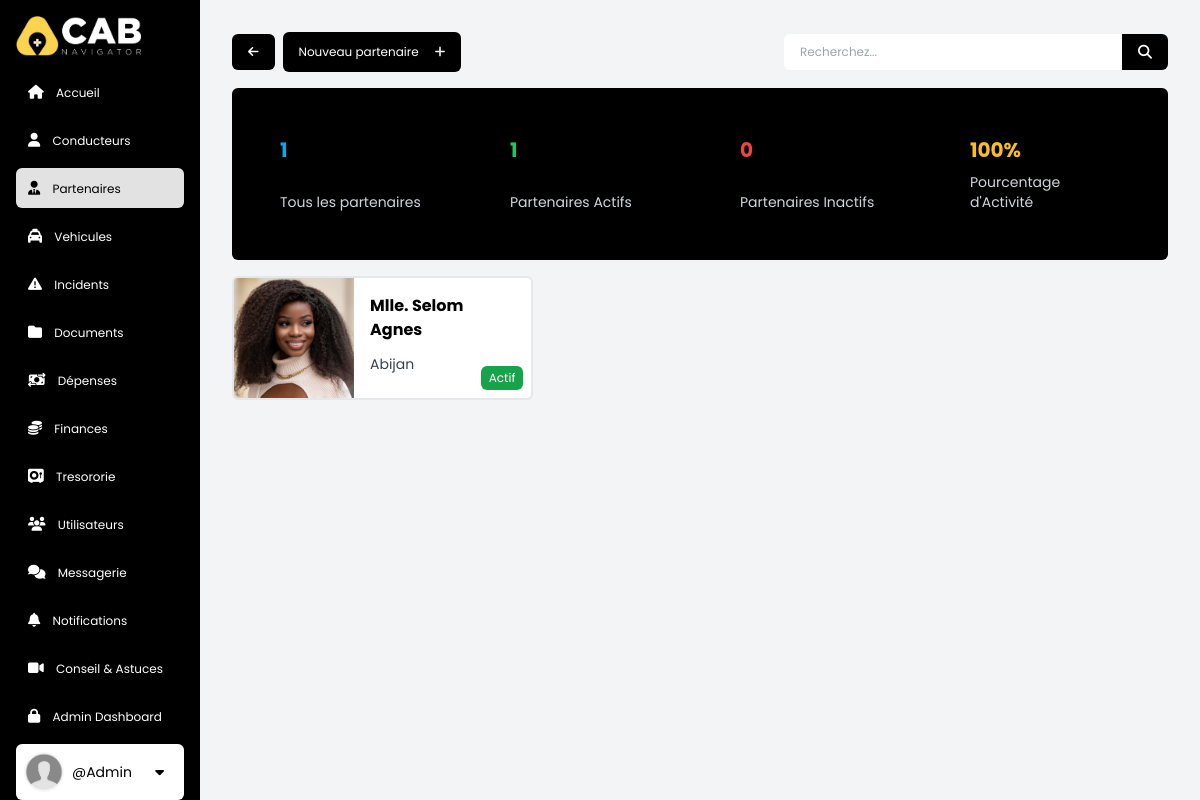
The page /partners/ (signed in) on the database its author committed.
### accounts/models.py (models this page shows, shortened)
class CustomUser(AbstractBaseUser, PermissionsMixin):
    pass
    email = models.EmailField(db_index=True, unique=True, max_length=255)
    username = models.CharField(
        max_length=255, unique=True,  blank=True, null=True)
    first_name = models.CharField(max_length=255)
    last_name = models.CharField(max_length=255)
    phone = models.CharField(max_length=255, blank=True, null=True)
    role = models.ForeignKey(
        Role, on_delete=models.SET_NULL, blank=True, null=True,)
    is_active = models.BooleanField(default=True)
    is_staff = models.BooleanField(default=False)
    is_superuser = models.BooleanField(default=False)
    objects = CustomUserManager()
    USERNAME_FIELD = 'email'
    REQUIRED_FIELDS = []

### base/models.py (models this page shows, shortened)
class Partner(models.Model):
    user = models.OneToOneField(CustomUser, on_delete=models.CASCADE)
    commission = models.IntegerField(null=False, blank=True, default='0')
    civility = models.CharField(max_length=50, default='', choices=civ_titles)
    first_name = models.CharField(
        max_length=255, default='', null=True, blank=True)
    last_name = models.CharField(
        max_length=255, default='', null=True, blank=True)
    martital_status = models.CharField(
        max_length=50, default='', choices=marital_statuses)
    nationality = CountryField(
        blank_label="", blank=True, null=True)
    date_of_birth = models.DateField(null=True, blank=True)
    place_of_birth = models.CharField(max_length=255, default='',)
    city = models.CharField(max_length=255, default='',)
    phone = models.CharField(max_length=255, default='',)
    address = models.CharField(max_length=255, default='',)
    bio = models.CharField(max_length=1000, blank=True, null=True)
    image = models.ImageField(upload_to='partners/', blank=True, null=True)
    date_joined = models.DateTimeField(auto_now=True)
    is_active = models.BooleanField(default=False)

### base/views.py (the view)
# urls.py: path('partners/', partners, name='partners'),
@login_required(login_url='login')
def partners(req):
    user = req.user
    if user.role.sec_level < 3:
        return redirect(req.META.get('HTTP_REFERER', '/'))
    query = req.GET.get('query') if req.GET.get('query') != None else ''
    partners = Partner.objects.filter(
        Q(city__icontains=query)
        | Q(address__icontains=query)
        | Q(user__first_name__icontains=query)
        | Q(user__last_name__icontains=query)
    )
    ordering = ['date_joined']
    partner_count = Partner.objects.all().count()
    if partner_count > 0:
        activ_count = Partner.objects.filter(is_active=True).count()
        inactiv_count = Partner.objects.filter(is_active=False).count()
        activity_percent = activ_count * 100 / partner_count
    else:
        activ_count = 0
        inactiv_count = 0
        activity_percent = 0
    context = {
        "partners_page": "active",
        'title': 'partners',
        'partners': partners,
        'ordering': ordering,
        'partner_count': partner_count,
        'activ_count': activ_count,
        'inactiv_count': inactiv_count,
        'activity_percent': activity_percent,
    }
    return render(req, 'base/partners.html', context)

### base/templates/base/partners.html
{% extends 'main.html' %} {% load static %} {% block content %}
<nav
  class="mx-auto flex justify-between items-center gap-2 items-center text-xs w-full"
>
  <div class="flex items-center gap-2">
    <a
      href="{{request.META.HTTP_REFERER}}"
      class="px-4 py-3 bg-black text-white hover:bg-yellow-400 hover:text-black rounded-md flex justify-between items-center transition duration-300 ease-in-out"
      ><i class="fa-solid fa-arrow-left"></i
    ></a>
    {% if user.role.sec_level >= 3 %}
    <a
      href="{% url 'create_partner' %}"
      class="px-4 py-3 bg-black text-white hover:bg-amber-300 hover:text-black rounded-md flex justify-between items-center transition duration-300 ease-in-out"
      ><span class="hidden md:inline">Nouveau partenaire</span
      ><i class="fa-solid fa-plus md:ml-4"></i
    ></a>
  </div>
  {% endif %} {% include 'components/searchbar.html' %}
</nav>
<section id="stats" class="mt-4 w-full bg-black p-6 rounded-md">
  <div
    class="text-gray-300 grid grid-cols-1 md:grid-cols-2 lg:grid-cols-4 gap-8"
  >
    <div class="p-6 flex flex-col justify-between">
      <h4 class="text-sky-500 text-xl font-bold">{{partner_count}}</h4>
      <p class="mt-2 text-sm">Tous les partenaires</p>
    </div>
    <div class="p-6 flex flex-col justify-between">
      <h4 class="text-green-500 text-xl font-bold">{{activ_count}}</h4>
      <p class="mt-2 text-sm">Partenaires Actifs</p>
    </div>
    <div class="p-6 flex flex-col justify-between">
      <h4 class="text-red-500 text-xl font-bold">{{inactiv_count}}</h4>
      <p class="mt-2 text-sm">Partenaires Inactifs</p>
    </div>
    <div class="p-6 flex flex-col justify-between">
      <h4 class="text-amber-400 text-xl font-bold">
        {{activity_percent|floatformat}}%
      </h4>
      <p class="mt-2 text-sm">Pourcentage d'Activité</p>
    </div>
  </div>
</section>
<section id="partners" class="py-4 w-full text-left">
  <div class="w-full mx-auto">
    {% if not partners %}
    {% include 'components/no_data.html' %}
    {% else %}
    <div
      class="grid grid-cols-1 md:grid-cols-2 lg:grid-cols-3 xl:grid-cols-4 gap-4"
    >
      {% for obj in partners %}
      <div
        class="relative flex flex-col border border-2 hover:border-gray-800 bg-white rounded-md transition duration-300 ease-in-out overflow-hidden"
      >
        {% if obj.is_active %}
        <span
          class="absolute bottom-2 right-2 px-2 py-1 rounded-md bg-green-600 text-xs text-white"
        >
          Actif
        </span>
        {% else %}
        <span
          class="absolute bottom-2 right-2 px-2 py-1 rounded-md bg-red-600 text-xs text-white"
        >
          Inactif
        </span>
        {% endif %}
        <a href="{% url 'partner' obj.id  %}" class="flex">
          {% if not obj.image %}
          <img
            class="h-full w-[120px] object-cover"
            src="{% static 'imgs/partner.jpg' %}"
            alt="partner image"
          />
          {% else %}
          <img
            class="h-full w-[120px] object-cover"
            src="{{obj.image.url}}"
            alt="partner image"
          />
          {% endif %}
          <div class="p-4 flex flex-col justify-between w-80">
            <h4 class="text-black text-md font-bold">
              {{obj.civility}} {{obj.user.last_name}} {{obj.user.first_name}}
            </h4>
            <p class="py-2 text-sm">{{obj.city}}</p>
          </div>
        </a>
      </div>
      {% endfor %}
    </div>
    {% endif %}
  </div>
</section>
{% endblock %}

### templates/sidebar.html (shortened to what this page needs)
{% load static %}
<div
  class="bg-black text-white w-[60px] md:w-20 p-2 md:p-4 lg:w-[200px] xl:w-[300px] h-screen fixed overflow-y-auto"
>
  <a class="lg: mb-4 flex items-center" href="{% url 'home' %}">
    <img
      class="hidden lg:inline lg:h-10 mx-auto lg:mx-0 lg:mr-2"
      src="{% static 'imgs/logo-w.png' %}"
      alt="logo"
    />
  </a>
  <ul class="flex flex-col mx-auto items-center lg:items-start">
    <a
      class="mb-2 lg:px-3 py-2 text-center lg:text-left rounded-md hover:bg-white hover:text-black transition ease-in duration-200 w-full {{home_page}}"
      href="{% url 'home' %}"
    >
      <i class="fa-solid fa-house text-sm lg:mr-2"></i>
      <span class="hidden lg:inline lg:text-xs xl:text-base">Accueil </span>
    </a>
    {% if user.role.sec_level >= 3 %}
    <a
      class="mb-2 lg:px-3 py-2 text-center lg:text-left rounded-md hover:bg-white hover:text-black transition ease-in duration-200 w-full {{drivers_page}}"
      href="{% url 'drivers' %}"
    >
      <i class="fa-solid fa-user text-sm lg:mr-2"></i>
      <span class="hidden lg:inline lg:text-xs xl:text-base">Conducteurs </span>
    </a>
    <a
      class="mb-2 lg:px-3 py-2 text-center lg:text-left rounded-md hover:bg-white hover:text-black transition ease-in duration-200 w-full {{partners_page}}"
      href="{% url 'partners' %}"
    >
      <i class="fa-solid fa-user-tie text-sm lg:mr-2"></i>
      <span class="hidden lg:inline lg:text-xs xl:text-base">Partenaires </span>
    </a>
    <a
      class="mb-2 lg:px-3 py-2 text-center lg:text-left rounded-md hover:bg-white hover:text-black transition ease-in duration-200 w-full {{vehicles_page}}"
      href="{% url 'vehicles' %}"
    >
      <i class="fa-solid fa-taxi text-sm lg:mr-2"></i>
      <span class="hidden lg:inline lg:text-xs xl:text-base">Vehicules</span>
    </a>
    {% endif %}
    <a
      class="mb-2 lg:px-3 py-2 text-center lg:text-left rounded-md hover:bg-white hover:text-black transition ease-in duration-200 w-full {{incidents_page}}"
      href="{% url 'incidents' %}"
    >
      <i class="fa-solid fa-triangle-exclamation text-sm lg:mr-2"></i>
      <span class="hidden lg:inline lg:text-xs xl:text-base">Incidents </span>
    </a>
    {% if user.role.sec_level >= 3 %}
    <a
      class="mb-2 lg:px-3 py-2 text-center lg:text-left rounded-md hover:bg-white hover:text-black transition ease-in duration-200 w-full {{documents_page}}"
      href="{% url 'documents' %}"
    >
      <i class="fa-solid fa-folder text-sm lg:mr-2"></i>
      <span class="hidden lg:inline lg:text-xs xl:text-base"> Documents </span>
    </a>
    <a
      class="mb-2 lg:px-3 py-2 text-center lg:text-left rounded-md hover:bg-white hover:text-black transition ease-in duration-200 w-full {{expenses_page}}"
      href="{% url 'expenses' %}"
    >
      <i class="fa-solid fa-money-bill-transfer text-sm lg:mr-2"></i>
      <span class="hidden lg:inline lg:text-xs xl:text-base"> Dépenses </span>
    </a>
    {% endif %}
    <a
      class="mb-2 lg:px-3 py-2 text-center lg:text-left rounded-md hover:bg-white hover:text-black transition ease-in duration-200 w-full  {{finance_page}}"
      href="{% url 'finances' %}"
    >
      <i class="fa-solid fa-coins lg:text-sm lg:mr-2"></i>
      <span class="hidden lg:inline lg:text-xs xl:text-base"> Finances </span>
    </a>
    {% if user.role.sec_level >= 3 %}
    <a
      class="mb-2 lg:px-3 py-2 text-center lg:text-left rounded-md hover:bg-white hover:text-black transition ease-in duration-200 w-full  {{vaults_page}}"
      href="{% url 'vaults' %}"
      ><i class="fa-solid fa-vault text-sm lg:mr-2"></i>
      <span class="hidden lg:inline lg:text-xs xl:text-base"> Tresororie </span>
    </a>
    <a
      class="mb-2 lg:px-3 py-2 text-center lg:text-left rounded-md hover:bg-white hover:text-black transition ease-in duration-200 w-full  {{users_page}}"
      href="{% url 'users' %}"
      ><i class="fa-solid fa-users text-sm lg:mr-2"></i>
      <span class="hidden lg:inline lg:text-xs xl:text-base">
        Utilisateurs
      </span>
    </a>
    {% endif %}
    <a
      class="mb-2 lg:px-3 py-2 text-center lg:text-left rounded-md hover:bg-white hover:text-black transition ease-in duration-200 w-full {{chats_page}}"
      href="{% url 'chats' %}"
    >
      <i class="fa-solid fa-comments text-sm lg:mr-2"></i>
      <span class="hidden lg:inline lg:text-xs xl:text-base"> Messagerie </span>
    </a>
    <a
      class="relative mb-2 lg:px-3 py-2 text-center lg:text-left rounded-md hover:bg-white hover:text-black transition ease-in duration-200 w-full {{notifications_page}}"
      href="{% url 'notifications' %}"
    >
      <i class="text-sm fa-solid fa-bell text-sm lg:mr-2"></i>
      <span class="hidden lg:inline lg:text-xs xl:text-base">
        Notifications
      </span>
    </a>
    <a
      class="mb-2 lg:px-3 py-2 text-center lg:text-left rounded-md hover:bg-white hover:text-black transition ease-in duration-200 w-full {{tips_page}}"
      href="{% url 'tips' %}"
    >
      <i class="fa-solid fa-video text-sm lg:mr-2"></i>
      <span class="hidden lg:inline lg:text-xs xl:text-base">
        Conseil & Astuces
      </span>
    </a>
    {% if user.is_superuser %}
    <a
     target="_blank"
      class="mb-2 lg:px-3 py-2 text-center lg:text-left rounded-md hover:bg-white hover:text-black transition ease-in duration-200 w-full"
      href="{% url 'admin:index' %}"
      ><i class="fa-solid fa-lock text-sm lg:mr-2"></i>
      <span class="hidden lg:inline lg:text-xs xl:text-base">
        Admin Dashboard
      </span>
    </a>
    {% endif %}
    <div
      class="px-1 py-2 lg:p-2 bg-white flex flex-col lg:flex-row items-center gap-1 lg:gap-2 mb-2 sm:text-sm lg:text-md rounded-md cursor-pointer w-full"
    >
      {% if not user.image %}
      <img
        class="hidden lg:inline h-10 w-10 rounded-full object-cover"
        src="{% static 'imgs/anon.png' %}"
        alt="user image"
      />
      {% else %}
      <img
        class="hidden lg:block h-10 w-10 rounded-full object-cover"
        src="{{user.image.url}}"
        alt="user image"
      />
      {% endif %}
      <div class="hidden lg:block w-full">
        <p class="text-black">@{{user.username}}</p>
      </div>
      <div class="relative">
        <button
          type="button"
          class=""
          name="dropdownBtn"
          id="dropdownBtn"
          aria-expanded="false"
          aria-haspopup="true"
          onclick="toggleDropdown(this)"
        >
          <i
            class="fa-sharp fa-solid fa-caret-down text-black bg-white hover:bg-gray-200 py-2 px-3 rounded-md"
          ></i>
        </button>
      </div>
    </div>
  </ul>
</div>

### static/styles.css (style rules this page uses)
html { scroll-behavior: smooth; box-sizing: border-box; }
.active { background: #e2e2e2; color: black; padding: 2px; border-radius: 1rem; }

### templates/main.html (style rules this page uses)
body { font-family: "Poppins", sans-serif; }

### rows shown on the page
CustomUser: username "Admin"
Partner: is_active "Actif", image (picture), civility "Mlle.", user.last_name "Selom", user.first_name "Agnes", city "Abijan"

### other values the page prints
{{ partner_count }} "1"
{{ activ_count }} "1"
{{ inactiv_count }} "0"
{{ activity_percent|floatformat }} "100"
